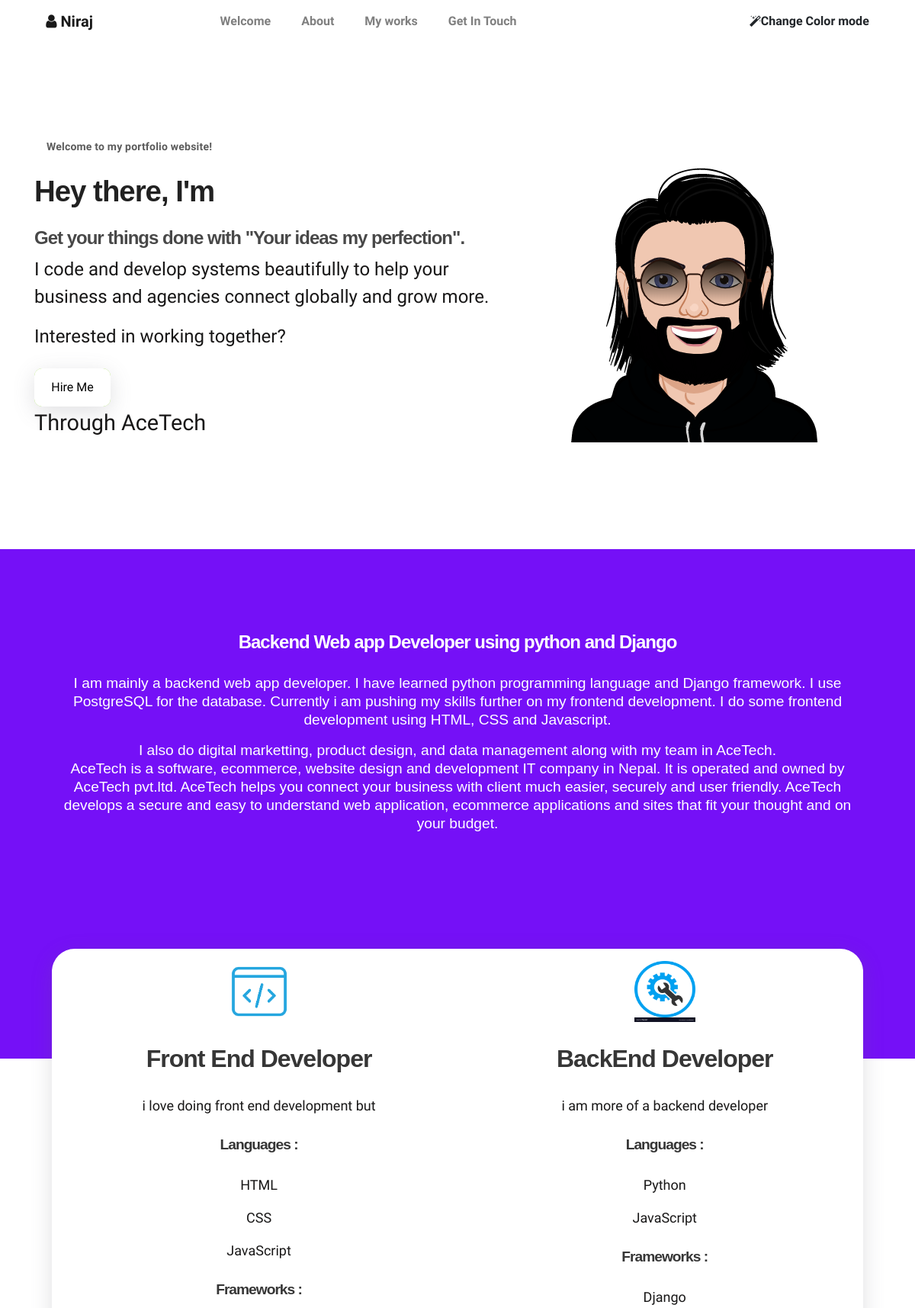
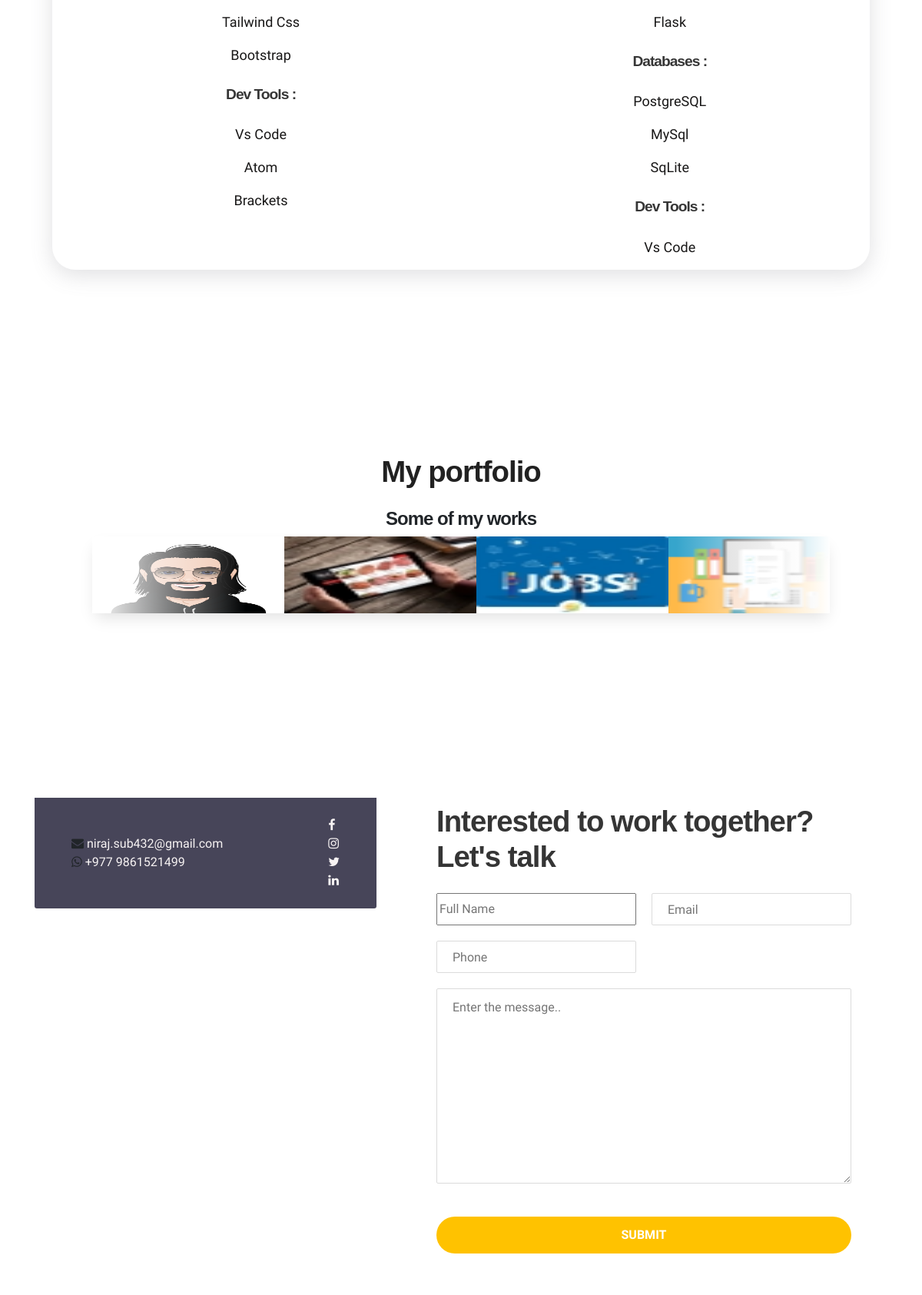
The page / (upper part) on the database its author committed (2 pictures, top to bottom).
### manager/models.py (models this page shows, shortened)
class skills(models.Model):
    name = models.CharField(max_length=50)
    detail = models.TextField()
    image = models.ImageField(upload_to="nirajmedia/skills")

class Planguage(models.Model):
    name = models.CharField(max_length=50)
    skill = models.ForeignKey(skills, on_delete=models.CASCADE)

class Framework(models.Model):
    framework_name = models.CharField(max_length=50)
    skill = models.ForeignKey(skills, on_delete=models.CASCADE)

class Dtool(models.Model):
    tool_name = models.CharField(max_length=50)
    skill = models.ForeignKey(skills, on_delete=models.CASCADE)

class DataBase(models.Model):
    database_name = models.CharField(max_length=50)
    skill = models.ForeignKey(skills, on_delete=models.CASCADE)

class Project(models.Model):
    project_name = models.CharField(max_length=50)
    description = models.TextField()
    complete = models.BooleanField(default=False)
    created = models.DateTimeField(auto_now_add=True)
    image = models.ImageField(upload_to="nirajmedia/projects")
    url = models.CharField(max_length=80)
    class Meta:
        ordering = ['complete']

### manager/views.py (the view)
# urls.py: path('',views.home, name = "home"),
def home(request):
    template_name = "manager/home.html"
    skill_list = skills.objects.all()
    language_list = Planguage.objects.all()
    framework_list = Framework.objects.all()
    database_list = DataBase.objects.all()
    tool_list = Dtool.objects.all()
    project_list = Project.objects.all()
    context = {'skill_list':skill_list, 'language_list':language_list, 'framework_list':framework_list, 'database_list':database_list, 'tool_list':tool_list, 'project_list':project_list}
    return render(request, template_name, context)

### manager/templates/manager/home.html (shortened to what this page needs)
{% extends 'base.html' %}
{% block content %}
{% load static %}
  <nav class="navbar navbar-expand-sm navbar-light" id="myTopnav">
    <div class="container">
      <a class="navbar-brand" href="https://niraj.acetechnepal.com"><i class="fa fa-user"></i> Niraj</a>
      <div class="collapse navbar-collapse" id="navbarNav">
        <ul class="navbar-nav mx-auto">
          <li class="nav-item">
            <a href="#home" class="nav-link"><span data-hover="Home">Welcome</span></a>
          </li>
          <li class="nav-item">
            <a href="#about" class="nav-link"><span data-hover="Me">About</span></a>
          </li>
          <li class="nav-item">
            <a href="#project" class="nav-link"><span data-hover="Projects">My works</span></a>
          </li>
          <li class="nav-item">
            <a href="#contact" class="nav-link"><span data-hover="Contact">Get In Touch</span></a>
          </li>
        </ul>
        <ul class="navbar-nav ml-lg-auto">
          <div class="ml-lg-4">
            <div class="color-mode d-lg-flex justify-content-center align-items-center">
              <i class="fa fa-magic"> </i>
              Change Color mode
            </div>
          </div>
        </ul>
      </div>
    </div>
  </nav>
  <div class="about full-screen d-lg-flex justify-content-center align-items-center" id="home">
    <div class="container">
      <div class="row">
        <div class="col-lg-7 col-md-12 col-12 d-flex align-items-center">
          <div class="about-text">
            <small class="small-text">Welcome to <span class="mobile-block">my portfolio website!</span></small>
            <h1 class="animated animated-text">
              <span class="mr-2">Hey there, I'm</span>
            </h1>
            <h3 style="font-size: 1.5rem;">Get your things done with "Your ideas my perfection".</h3>
              <p style="font-size: 1.5rem;">I code and develop systems beautifully to help your
              business and agencies connect globally and grow more.</p>
            <p style="font-size: 1.5rem;">Interested in working together?</p>
            <div class="custom-btn-group mt-4">
              <a href="https://acetechnepal.com/#contact"><button class="glow-on-hover" type="button">Hire Me</button></a>
              <p style="font-size: 1.8rem;"> Through AceTech </p> </a>
            </div>
          </div>
        </div>
        <div class="col-lg-5 col-md-12 col-12">
          <div class="about-image svg">
            <img src="{%static 'nirajstatic/media/images/avatar.png' %}" class="img-fluid" alt="profile image">
          </div>
        </div>
      </div>
    </div>
  </div>
  <section class="section is-medium is-primary has-text-centered is-long" id="about">
    <div class="container">
      <div class="columns is-centered">
        <div class="column is-three-fifths">
          <h1 class="title is-spaced is-size-3-desktop is-size-4-mobile" style="color: #fff; font-size: 1.5rem;">Backend
            Web app Developer using python and Django</h1>
          <p class="subtitle is-size-5-desktop" style="color: #fff; font-size: 1.2rem;">I am mainly a backend web app
            developer. I have learned python programming language
            and Django framework. I use PostgreSQL for the database. Currently i am pushing my skills further on my
            frontend
            development. I do some frontend development using HTML, CSS and Javascript.</p>
          <p class="subtitle is-size-5-desktop" style="color: #fff; font-size: 1.2rem;">I also do digital marketting,
            product design, and data management along with my team in AceTech.
            <br>
            AceTech is a software, ecommerce, website design and development IT company in Nepal. It is operated and
            owned by AceTech pvt.ltd.
            AceTech helps you connect your business with client much easier, securely and user friendly. AceTech
            develops a secure and easy to
            understand web application, ecommerce applications and sites that fit your thought and on your budget.
            <br><br><u></u>
          </p>
        </div>
      </div>
    </div>
  </section>
  <section class="section skills has-text-centered">
    <div class="container is-narrow">
      <div class="box">
        <div class="content">
          <div class="columns is-centered">
            {% for skill in skill_list %}
            <div class="outercolumn">
              <div>
              <div class="column">
                <figure class="image"><img class="is-skill-icon" src="{{skill.image.url}}"></figure>
                <h1 class="title is-size-4 is-spaced">{{skill.name}}</h1>
                <p class="skill-detail">{{skill.detail}}</p>
              </div>
              <div class="column">
                <h1 class="title is-size-4 is-spaced" style="font-size: 1.2rem;">Languages :</h1>
                {% for language in skill.planguage_set.all %}
                  <p>{{language.name}}</p>
                {% endfor %}
              </div>
              <div class="column">
                <h1 class="title is-size-4 is-spaced" style="font-size: 1.2rem;">Frameworks :</h1>
                {% for frame in skill.framework_set.all %}
                  <p>{{frame.framework_name}}</p>
                {% endfor %}
              </div>
              {% if skill.name == "BackEnd Developer" %}
              <div class="column">
                <h1 class="title is-size-4 is-spaced" style="font-size: 1.2rem;">Databases :</h1>
                {% for database in skill.database_set.all %}
                  <p>{{database.database_name}}</p>
                {% endfor %}
              </div>
              {% endif %}
              <div class="column">
                <h1 class="title is-size-4 is-spaced" style="font-size: 1.2rem;">Dev Tools :</h1>
                {% for dev in skill.dtool_set.all %}
                  <p>{{dev.tool_name}}</p>
                {% endfor %}
              </div>
            </div>
            </div>
            {% endfor %}
            </div>
          </div>
        </div>
      </div>
  </section>
  <section id="project">
  <span class="span-class"></span><span style="display: flex; justify-content: center;"><h1> My portfolio</h1></span>
  <div class="portfolio-head">
    <h4>Some of my works</h4>
  </div>
  <div class="slider">
    <div class="slide-track">
      <div class="slide">
        <a href="#"><img src="{% static 'nirajstatic/media/images/avatar.png' %}" height="100" width="250" alt="" /></a>
      </div>
      {% for project in project_list %}
      <div class="slide">
          <a href="{{project.url}}"><img src="{{project.image.url}}" height="100" width="250" alt="" /></a>
      </div>
    {% endfor %}
    </div>
  </div>
  </section>
  <span class="span-class"></span>
  <section class="contact py-5" id="contact">
    <div class="container">
      <div class="row">
        <div class="col-lg-5 mr-lg-5 col-12">
          <div class="contact-info d-flex justify-content-between align-items-center py-4 px-lg-5">
            <ul class="social-links">
              <li>
                <i class="fa fa-envelope"></i>
                <a href="mailto:">niraj.sub432@gmail.com</a>
              </li>
              <li>
                <i class="fa fa-whatsapp"></i>
                <a href="tel:">+977 9861521499</a>
              </li>
            </ul>
            <ul class="social-links" style="display: block;">
              <li>
                <a href="https://www.facebook.com/nirajthito.subedi"><i class="fa fa-facebook"></i></a>
              </li>
              <li>
                <a href="https://www.instagram.com/niraj.sub/"><i class="fa fa-instagram"></i></a>
              </li>
              <li>
                <a href="https://twitter.com/nirajsub111"><i class="fa fa-twitter"></i></a>
              </li>
              <li>
                <a href="https://www.linkedin.com/in/gp-niraj-subedi-868734200/"><i class="fa fa-linkedin"></i></a>
              </li>
            </ul>
          </div>
        </div>
        <div class="col-lg-6 col-12">
          <div class="contact-form">
            <h2 class="mb-4">Interested to work together? Let's talk</h2>
            <form method="post" action="/contact/">
              <div class="grid-50-50">
                <input type="name" placeholder="Full Name" id="name" name="name" aria-describedby="name" />
                <input type="email" placeholder="Email" id="email" name="email" aria-describedby="email" />
                <input type="tel" placeholder="Phone" id="phone" name="phone" aria-describedby="phone" />
              </div>
              <div class="grid-full">
                <textarea placeholder="Enter the message.." cols="30" rows="10" id="content" name="content"
                  aria-describedby="content"></textarea>
                <button type="submit" class="form-control submit-btn">Submit</button>
              </div>
            </form>
          </div>
        </div>
      </div>
    </div>
  </section>
  {% endblock content %}

### templates/base.html (shortened to what this page needs)
<!doctype html>
<html lang="en">
<head>
  {% load static %}
  <link rel="stylesheet" href="https://cdnjs.cloudflare.com/ajax/libs/font-awesome/4.7.0/css/font-awesome.min.css" />
  <link rel="stylesheet" href="https://cdnjs.cloudflare.com/ajax/libs/animate.css/3.7.0/animate.min.css" />
  <link rel="stylesheet" href={% static "nirajstatic/css/bootstrap.min.css" %}>
  <link rel="stylesheet" href={% static "nirajstatic/css/unicons.css" %}>
  <link rel="stylesheet" href={% static "nirajstatic/css/cs.css" %}>
</head>
<body>
    {% block content %}
    {% endblock content %}
  </body>
  </html>

### rows shown on the page
skills: image (picture), name "Front End Developer", detail "i love doing front end development but"
Planguage: name "HTML"
Planguage: name "CSS"
Planguage: name "JavaScript"
Framework: framework_name "Tailwind Css"
Framework: framework_name "Bootstrap"
Dtool: tool_name "Vs Code"
Dtool: tool_name "Atom"
Dtool: tool_name "Brackets"
skills: image (picture), name "BackEnd Developer", detail "i am more of a backend developer"
Planguage: name "Python"
Planguage: name "JavaScript"
Framework: framework_name "Django"
Framework: framework_name "Flask"
DataBase: database_name "PostgreSQL"
DataBase: database_name "MySql"
DataBase: database_name "SqLite"
Dtool: tool_name "Vs Code"
Project: image (picture)
Project: image (picture)
Project: image (picture)
